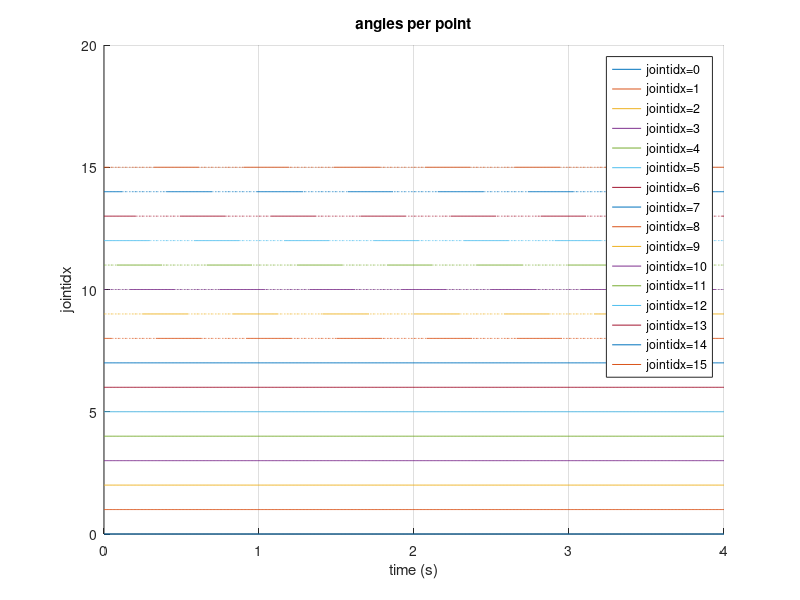

MATLAB code for this plot: (Note: this script raises an error after producing the figure.)
function joint_timespace_analysis2() 
    close all;

    % evolve forward swimming rep17, gen 999
    %f = 2.0017813097390436;
    
    % evolve folded forward swimming rep17, gen 999
    f = 1.717923228293962;
    
    w = 2*pi*f;
    
    dt = 0.02;
    n = 4;
    timestep = dt/n;
    t = 0:timestep:4;
    
    %numofjoints = 8;
    numofjoints = 16;
    jointidcs = 0:numofjoints-1;
    
    % evolve forward swimming rep17, gen 999
    %jointidcs_act = jointidcs;
    
    % evolve folded forward swimming rep17, gen 999
    jointidcs_fix = 0:7;
    jointidcs_act = 8:numofjoints-1;
    
    % evolve forward swimming rep17, gen 999
    %a = 0.458787405646039;
    
    % evolve folded forward swimming rep17, gen 999
    a = 0.7186821840063525;
    
    %phi = 2 * pi / numofjoints; %shall be optimized
    %phi = pi / numofjoints;
    %phi = 2 * pi / (numofjoints+1);
    %phi = pi / (numofjoints) / 4;
    
    % evolve forward swimming rep17, gen 999
    %phi = 0.6745837021712764;
    
    % evolve folded forward swimming rep17, gen 999
    phi = 5.363137316261791;
    
    %offset = 0.1;
    offset = 0;
    
    figure;
    hold all;
    grid on;
    title('angles per point');
    all_angles = [];
    
    % evolve folded forward swimming rep17, gen 999
    for jointidx = 0:2:4
        angle = 0;
        angles = ones(1,length(t)) * angle; % fixed over the whole time
        plot3(t,ones(1,length(t))*jointidx,angles);
        legendstr{jointidx+1} = sprintf('jointidx=%d',jointidx);
        all_angles = [all_angles;angles];
        angle = convert_range(-90, +90, -1, +1, -90);
        angles = ones(1,length(t)) * angle; % fixed over the whole time
        plot3(t,ones(1,length(t))*jointidx+1,angles);
        legendstr{jointidx+1+1} = sprintf('jointidx=%d',jointidx+1);
        all_angles = [all_angles;angles];
    end
    
    angle = 0;
    angles = ones(1,length(t)) * angle; % fixed over the whole time
    plot3(t,ones(1,length(t))*6,angles);
    legendstr{6+1} = sprintf('jointidx=%d',6);
    all_angles = [all_angles;angles];
    angle = convert_range(-90, +90, -1, +1, +45);
    angles = ones(1,length(t)) * angle; % fixed over the whole time
    plot3(t,ones(1,length(t))*7,angles);
    angles = ones(1,length(t)) * angle; % fixed over the whole time
    legendstr{7+1} = sprintf('jointidx=%d',7);
    all_angles = [all_angles;angles];
    
    
    for jointidx = jointidcs_act
        angles = a * sin(w*t-jointidx*phi) + offset;
        plot3(t,ones(1,length(t))*jointidx,angles);
        legendstr{jointidx+1} = sprintf('jointidx=%d',jointidx);
        all_angles = [all_angles;angles];
    end

% angles at timestep 0
%     all_angles = zeros(length(jointidcs),length(t));
%     
%     for i=1:2:length(t)
%         all_angles(5,i) = 1;
%     end
    
    
    
    xlabel('time (s)');
    ylabel('jointidx');
    zlabel('angle (-1,+1)');
    legend(legendstr);
    hold off;
    
    % plot angles
    
%     figure;
%     plot(jointidcs, all_angles(:,1),'+-');
    
    
%     figure;
%     hold on;
%     xlabel('relative x in resptect to the first segment');
%     ylabel('relative z in respect to the first segment');
%     segmentlength = 1.5;
%     
%     initsegment_front_pos_x = 0;
%     initsegment_back_pos_x = initsegment_front_pos_x - segmentlength;    
%     line([initsegment_front_pos_x initsegment_back_pos_x],[0 0],'Marker','.','LineStyle','-');
% 
%     for step = 1:length(t)
%         % timestep = 0
%         segment_front_pos_x = initsegment_back_pos_x;
%         segment_front_pos_y = 0;
%         old_pos_relative_angle = 0;
%         %legendstr = '';
%         for jointidx = jointidcs
%             calc_pos_relative_angle = all_angles(jointidx+1,step+1);
%             pos_relative_angle = old_pos_relative_angle + calc_pos_relative_angle;
%             draw_angle = convert_range(-1,+1, -pi/2,+pi/2, pos_relative_angle); % taken from simulation.py
%             draw_angle = pi - draw_angle;
%             segment_back_pos_x = segment_front_pos_x + cos(draw_angle)*segmentlength;
%             segment_back_pos_y = segment_front_pos_y + sin(draw_angle)*segmentlength;
%             line([segment_front_pos_x segment_back_pos_x],[segment_front_pos_y segment_back_pos_y],'Marker','.','LineStyle','-');
%             segment_front_pos_x = segment_back_pos_x;
%             segment_front_pos_y = segment_back_pos_y;
%             old_pos_relative_angle = pos_relative_angle;
%             %legendstr = strcat(legendstr,sprintf('a%d=%.2f,',jointidx,calc_pos_relative_angle));
%         end
%         title(sprintf('timestep= %.3f (s)',t(step)));
%         %legend(legendstr);
%         %pause(0.1);
%         pause(timestep);
%         
%     end
    
    bodies = create_worm(length(jointidcs)+1,1.5,[0,0]);
    %calc_pos_relative_angle = zeros(1,length(all_angles(:,1)));
    calc_pos_relative_angle = zeros(1,length(all_angles(:,1)));
    %calc_pos_relative_angle(1) = -pi/2;
    
    BOUND = 30;
    figure(3);
    grid on;
    xlim([-BOUND BOUND]);
    ylim([-BOUND BOUND]);
    ax = gca;
    set(ax,'XTick',[-BOUND:2:BOUND]);
    set(ax,'YTick',[-BOUND:2:BOUND]);
    
    bodies = bodymovement(bodies, calc_pos_relative_angle);
    printworm(bodies, 3);
    lastangles = calc_pos_relative_angle';
    for step = 1:10:length(t)
        calc_pos_relative_angle = all_angles(:,step);
        draw_angles = convert_range(-1,+1, -pi/2,+pi/2, calc_pos_relative_angle);
        %draw_angles = pi - draw_angles;
        diff_angles = draw_angles - lastangles; % bodymovement uses delta angles!
        bodies = bodymovement(bodies, diff_angles);
        lastangles = draw_angles;
        printworm(bodies, 3);
        pause;
        clf(3);
        figure(3);
        grid on;
        xlim([-BOUND BOUND]);
        ylim([-BOUND BOUND]);
        ax = gca;
        set(ax,'XTick',[-BOUND:2:BOUND]);
        set(ax,'YTick',[-BOUND:2:BOUND]);
    end
    
    
    
    
 
end

function to_val = convert_range(from_min, from_max, to_min, to_max, from_val)
    assert(from_max ~= from_min);
    from_range = (from_max - from_min);
    to_range = (to_max - to_min);
    to_val = (((from_val - from_min) * to_range) / from_range) + to_min;
end